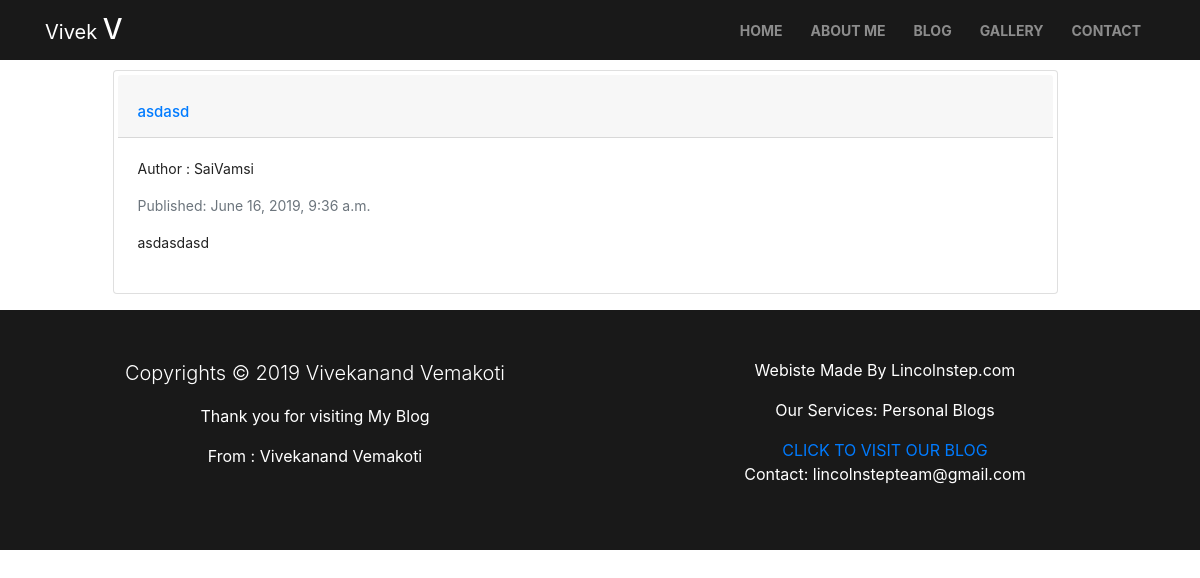
The page /post/12/ on the database as committed earlier.
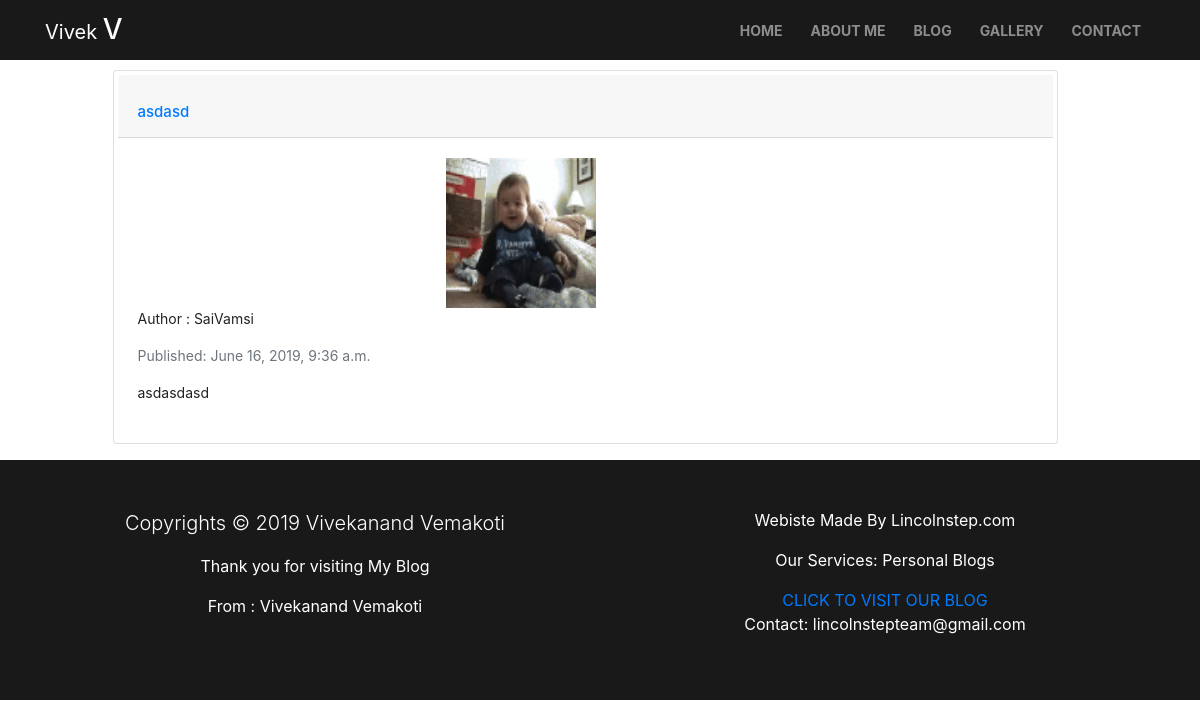
The same page on the database as committed later.
### blog/models.py (models this page shows, shortened)
class Post(models.Model):
    author = models.ForeignKey(settings.AUTH_USER_MODEL, on_delete=models.CASCADE)
    title = models.CharField(max_length=200)
    text = RichTextField()
    created_date = models.DateTimeField(default=timezone.now)
    published_date = models.DateTimeField(blank=True, null=True)
    image = models.ImageField(upload_to='profile_pics',validators=[FileExtensionValidator(['jpg','gif','png'])],blank=True)

### blog/views.py (the view)
# urls.py: path('post/<int:pk>/', views.post_detail, name='post_detail'),
def post_detail(request, pk):
    post = get_object_or_404(Post, pk=pk)
    return render(request, 'blog/post_detail.html', {'post': post})

### blog/templates/blog/post_detail.html (shortened to what this page needs)
{% extends 'blog/base.html' %}
{% block navbg %}fullblog-navbar{% endblock %}
{% block homenav %} {% url 'home' %} {% endblock %}
{% block aboutnav %} {% url 'about' %} {% endblock %}
{% block blognav %} {% url 'post_list' %} {% endblock %}
{% block gallerynav %} {% url 'post_list' %} {% endblock %}
{% block content %}
<div class="row container-fluid" style="margin-top:70px;">
            <div class="col-lg-1 col-md-1"></div>
            <div class="col-lg-10 col-md-10 col-sm-12 col-12">
                        <div class="card mb-3 myposts p-1 bg-white rounded">
                            <h2 class="card-header bheading"><a href="{% url 'post_detail' pk=post.pk %}">{{ post.title|safe }}</a></h2>
                            <div class="card-body">
                                <div class="row">
                                    <div class="col-lg-4 col-md-4 col-sm-4 col-4"></div>
                                    <div class="col-lg-4 col-md-4 col-sm-4 col-4">
                                        {% if post.image %}
                                            <img class="img-responsive" src="{{ post.image.url }}">
                                        {% endif %}
                                    </div>
                                    <div class="col-lg-4 col-md-4 col-sm-4 col-4"></div>
                                    <div class="col-lg-12 col-md-12 col-sm-12 col-12 read">
                                        <p class="text-lead">Author : {{ post.author }}</p>
                                        {% if post.published_date %}
                                        <p class="mb-1 text-muted">Published: {{ post.published_date }}</p>
                                        {% endif %}
                                        <p class="card-text">{{ post.text|safe }}</p>
                                    </div>
                                </div>
                            </div>
                        </div>
            </div>
            <div class="col-lg-1 col-md-1"></div>
            </div>
            {% endblock %}

Rows that differ between the two databases and show on the page:
changed Post "asdasd": image: picture added
